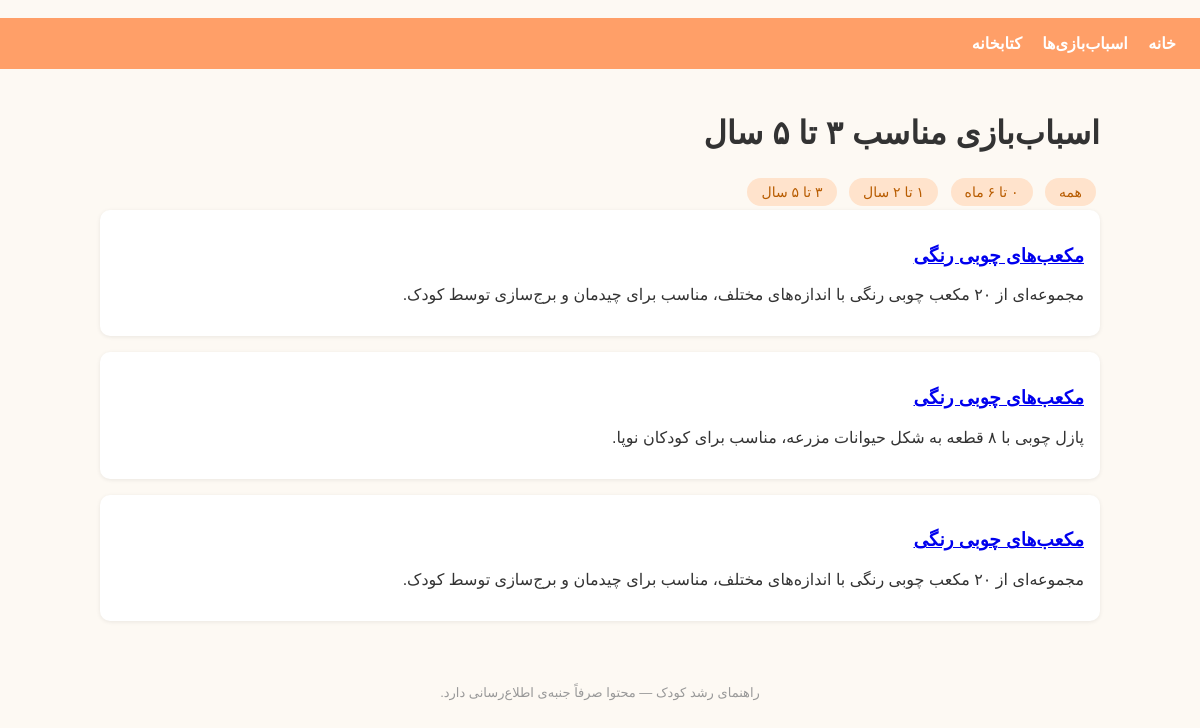
Screenshot of /toys/age/3/ with the database file from the repository.
### catalog/models.py (models this page shows, shortened)
class AgeGroup(models.Model):
    title = models.CharField(max_length=50)
    min_age_months = models.PositiveIntegerField()
    max_age_months = models.PositiveIntegerField()
    order = models.PositiveIntegerField(default=0)
    description = models.TextField(blank=True)
    class Meta:
        ordering = ["order"]

class Toy(models.Model):
    title = models.CharField(max_length=200)
    slug = models.SlugField(unique=True)
    age_groups = models.ManyToManyField(AgeGroup, related_name="toys")
    development_areas = models.ManyToManyField(DevelopmentArea, related_name="toys", blank=True)
    short_description = models.CharField(max_length=300)
    why_it_helps = models.TextField()
    image = models.ImageField(upload_to="toys/", blank=True, null=True)
    affiliate_source = models.ForeignKey(AffiliateSource, on_delete=models.SET_NULL, null=True, blank=True)
    affiliate_url = models.URLField(blank=True)
    price_range = models.CharField(max_length=100, blank=True)
    created_at = models.DateTimeField(auto_now_add=True)
    class Meta:
        ordering = ["-created_at"]
    def get_absolute_url(self):
        return reverse("toy_detail", kwargs={"slug": self.slug})

### catalog/views.py (the view)
# urls.py: path("toys/", views.toy_list, name="toy_list"),
def toy_list(request, age_group_id=None):
    age_groups = AgeGroup.objects.all()
    selected_age_group = None
    toys = Toy.objects.all()
    if age_group_id:
        selected_age_group = get_object_or_404(AgeGroup, id=age_group_id)
        toys = toys.filter(age_groups=selected_age_group)
    return render(request, "catalog/toy_list.html", {
        "age_groups": age_groups,
        "selected_age_group": selected_age_group,
        "toys": toys,
    })

### templates/catalog/toy_list.html
﻿{% extends "base.html" %}
{% block content %}
  <h1>{% if selected_age_group %}اسباب‌بازی مناسب {{ selected_age_group.title }}{% else %}همه‌ی اسباب‌بازی‌ها{% endif %}</h1>
  <div class="age-badges">
    <a href="{% url 'toy_list' %}">همه</a>
    {% for age in age_groups %}
      <a href="{% url 'toy_list_by_age' age.id %}">{{ age.title }}</a>
    {% endfor %}
  </div>
  {% for toy in toys %}
    <div class="card">
      <h3><a href="{{ toy.get_absolute_url }}">{{ toy.title }}</a></h3>
      <p>{{ toy.short_description }}</p>
    </div>
  {% empty %}
    <p>هنوز اسباب‌بازی‌ای برای این سن ثبت نشده.</p>
  {% endfor %}
{% endblock %}

### templates/base.html (style rules this page uses)
body { font-family: Tahoma, sans-serif; margin: 0; background: #fdf9f3; color: #333; }
.card { background: white; border-radius: 10px; padding: 16px; margin-bottom: 16px; box-shadow: 0 1px 4px rgba(0,0,0,0.08); }
.age-badges a { display: inline-block; background: #ffe3cc; padding: 6px 14px; border-radius: 20px; margin: 4px; text-decoration: none; color: #b85c00; font-size: 14px; }

### rows the page displays
AgeGroup: title "۳ تا ۵ سال"
AgeGroup: title "۰ تا ۶ ماه"
AgeGroup: title "۱ تا ۲ سال"
Toy: title "مکعب‌های چوبی رنگی", short_description "مجموعه‌ای از ۲۰ مکعب چوبی رنگی با اندازه‌های مختلف، مناسب برای چیدمان و برج‌سازی توسط کودک."
Toy: title "مکعب‌های چوبی رنگی", short_description "پازل چوبی با ۸ قطعه به شکل حیوانات مزرعه، مناسب برای کودکان نوپا."
Toy: title "مکعب‌های چوبی رنگی", short_description "مجموعه‌ای از ۲۰ مکعب چوبی رنگی با اندازه‌های مختلف، مناسب برای چیدمان و برج‌سازی توسط کودک."
